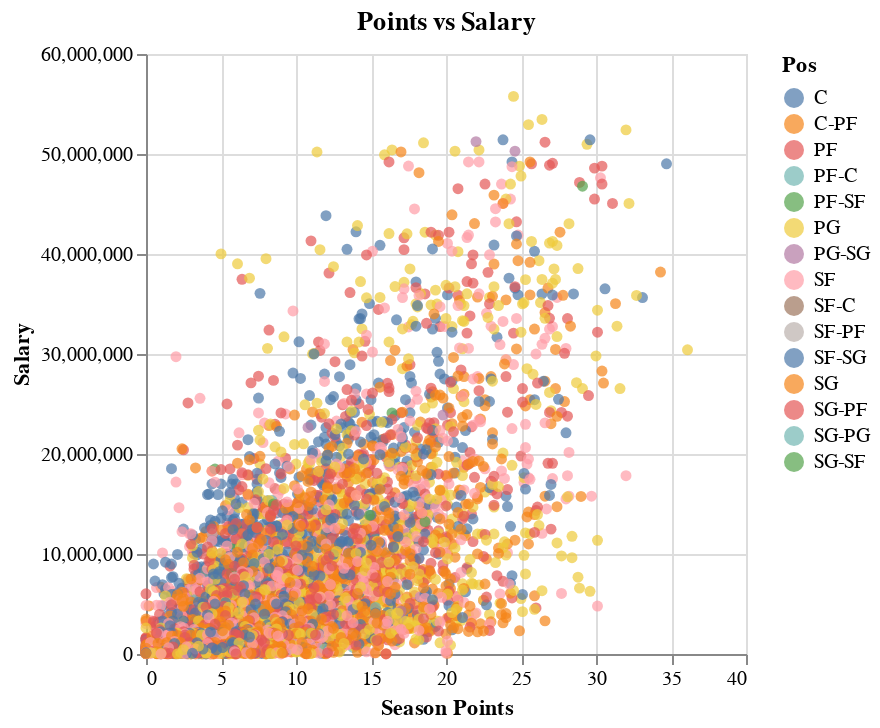

Notebook code cell kept with this figure:
### Code cell
scatter

### Figure 1 — Vega-Lite specification as saved in the notebook (floating-point values rounded to 4 significant figures; data arrays with more than 128 entries replaced by an {"elided": "..."} marker saying what was removed)
{"config": {"view": {"continuousWidth": 300, "continuousHeight": 300}}, "data": {"name": "data-b6df0a865e225db68f2a44f3bb5aca12"}, "mark": {"type": "circle"}, "encoding": {"color": {"condition": {"param": "param_4", "field": "Pos", "type": "nominal"}, "value": "lightgray"}, "tooltip": [{"field": "Player", "type": "nominal"}, {"field": "Team", "type": "nominal"}, {"field": "Year", "type": "quantitative"}, {"field": "PTS", "type": "quantitative"}, {"field": "Salary", "type": "quantitative"}, {"field": "Pos", "type": "nominal"}], "x": {"field": "PTS", "title": "Season Points", "type": "quantitative"}, "y": {"field": "Salary", "title": "Salary", "type": "quantitative"}}, "params": [{"name": "param_4", "select": {"type": "interval"}}], "title": "Points vs Salary", "$schema": "https://vega.github.io/schema/vega-lite/v5.20.1.json", "datasets": {"data-b6df0a865e225db68f2a44f3bb5aca12": {"elided": "7298 records"}}}
